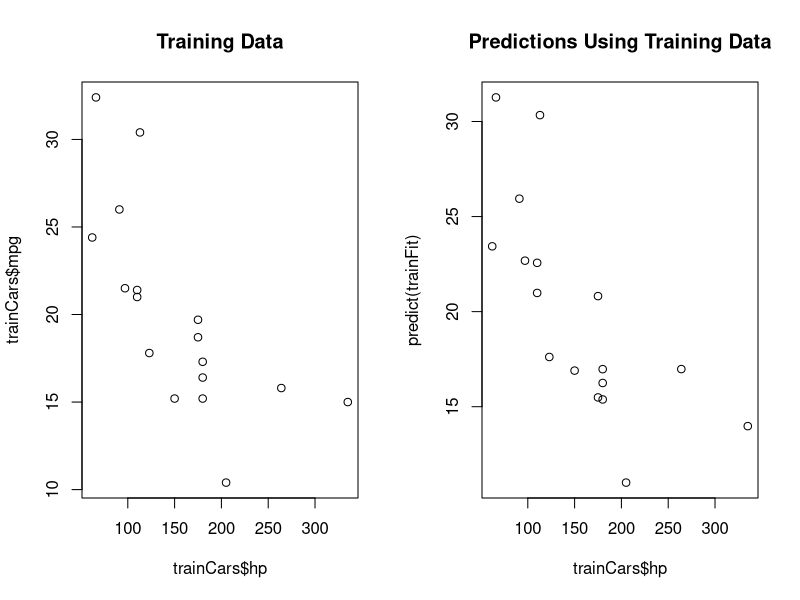
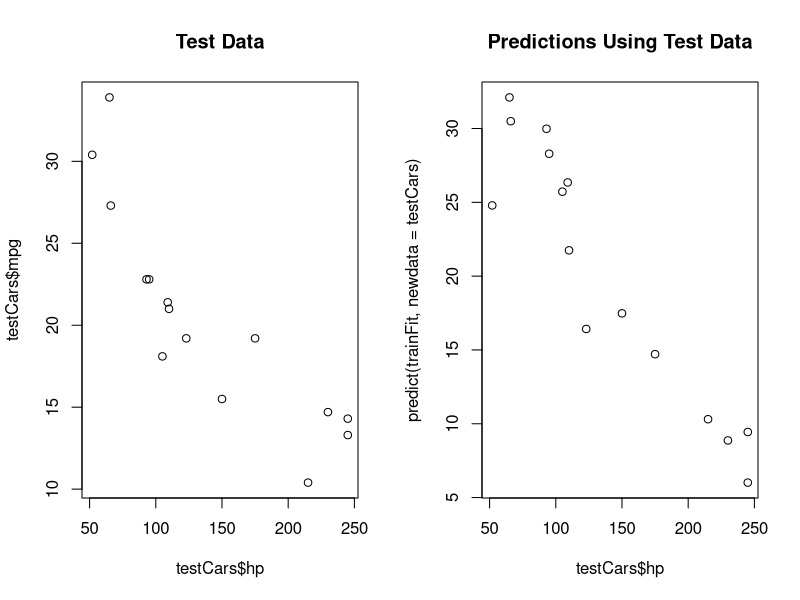

The R script that drew these images, in order:
library(caret)
data(mtcars)

inTrain <- createDataPartition(y = mtcars$mpg, p = 0.5, list = FALSE)
trainCars <- mtcars[inTrain, ]
testCars <- mtcars[-inTrain, ]

trainFit <- train(mpg ~ ., data = trainCars, method = "lm")
summary(trainFit$finalModel)

par(mfrow = c(1,2))
plot(trainCars$hp, trainCars$mpg, main = "Training Data")
plot(trainCars$hp, predict(trainFit), main = "Predictions Using Training Data")

par(mfrow = c(1,2))
plot(testCars$hp, testCars$mpg, main = "Test Data")
plot(testCars$hp, predict(trainFit, newdata = testCars), main = "Predictions Using Test Data" )

## Use stepAIC
library(MASS)
aicFit <- lm(mpg ~ .,data = trainCars)
step <- stepAIC(aicFit, direction="both")
summary(step)
